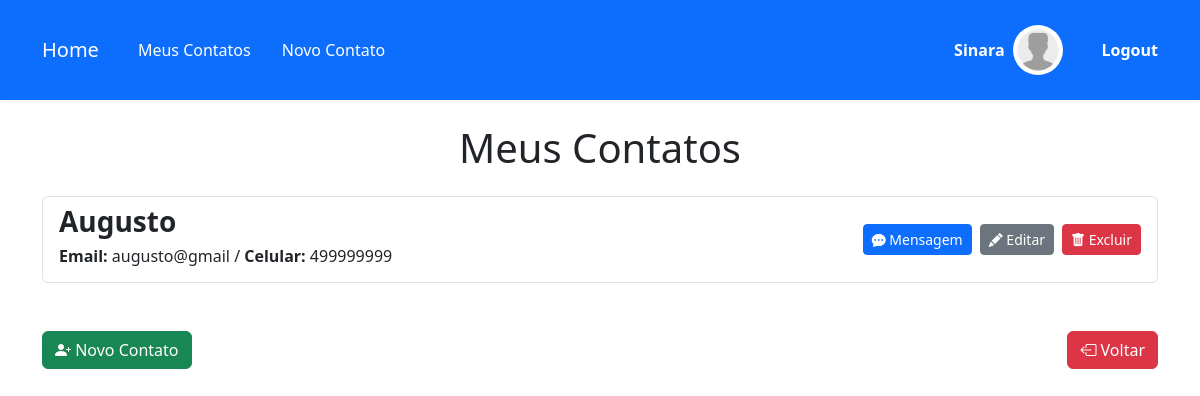
The page /meus-contatos (signed in) on the database its author committed.
### app.py (models this page shows)
class User(UserMixin, db.Model):
    id = db.Column(db.Integer, primary_key=True)
    name = db.Column(db.String(150), nullable=False)
    email = db.Column(db.String(150), unique=True, nullable=False)
    celular = db.Column(db.String(150), nullable=False)
    password = db.Column(db.String(150), nullable=False)
    contatos = db.relationship('Contato', backref='user', lazy=True)

class Contato(db.Model):
    id = db.Column(db.Integer, primary_key=True)
    name = db.Column(db.String(150), nullable=False)
    email = db.Column(db.String(150), unique=True, nullable=False)
    celular = db.Column(db.String(150), nullable=False)
    user_id = db.Column(db.Integer, db.ForeignKey('user.id'), nullable=False)
    mensagens = db.relationship('Mensagem', backref='contato', cascade="all, delete-orphan")

### app.py (the view)
@app.route('/meus-contatos', methods=['GET', 'POST'])
@login_required
def meus_contato():
    contatos = Contato.query.filter_by(user_id=current_user.id).all()
    return render_template('meus-contatos.html', contatos=contatos)

### app.py (called while the page is built)
@login_manager.user_loader
def load_user(user_id):
    return User.query.get(int(user_id))

### templates/meus-contatos.html (shortened to what this page needs)
{% extends "base.html" %}
{% block content %}
<div class="container mt-4">
    <h1 class="text-center mb-4">Meus Contatos</h1>
    <div class="list-group">
        {% for contato in contatos %}
        <div class="list-group-item d-flex justify-content-between align-items-center">
            <div>
                <h3 class="fw-bold mb-2">{{ contato.name }}</h3>
                <div class="me-4">
                    <h6><span class="fw-semibold">Email:</span> {{ contato.email }} / <span
                            class="fw-semibold">Celular:</span> {{ contato.celular }}</h6>
                </div>
            </div>
            <div class="d-flex">
                <a href="{{ url_for('mensagem', contato_id=contato.id) }}" class="btn btn-primary btn-sm mr-2">
                    <i class="bi bi-chat-dots-fill"></i> Mensagem
                </a>
                <a href="{{ url_for('editar_contato', contato_id=contato.id) }}" class="btn btn-secondary btn-sm mr-2">
                    <i class="bi bi-pencil-fill"></i> Editar
                </a>
                <form action="{{ url_for('excluir_contato', contato_id=contato.id) }}" method="post"
                    onsubmit="return confirm('Tem certeza que deseja excluir este contato?');">
                    <button type="submit" class="btn btn-danger btn-sm">
                        <i class="bi bi-trash-fill"></i> Excluir
                    </button>
                </form>
            </div>
        </div>
        {% else %}
        <div class="list-group-item">
            <div class="text-center text-muted">Nenhum contato cadastrado.</div>
        </div>
        {% endfor %}
    </div>
    <div class="d-flex justify-content-between mt-5">
        <a href="{{ url_for('contato') }}" class="btn btn-success">
            <i class="bi bi-person-plus-fill"></i> Novo Contato
        </a>
        <button type="button" class="btn btn-danger" onclick="history.back()">
            <i class="bi bi-box-arrow-left"></i> Voltar
        </button>
    </div>
</div>
{% endblock %}

### templates/base.html (shortened to what this page needs)
<!DOCTYPE html>
<html lang="pt-BR">
<head>
  <link rel="stylesheet" href="{{ url_for('static', filename='styles.css')}}">
  <link rel="stylesheet" href="https://cdn.jsdelivr.net/npm/bootstrap@4.6.2/dist/css/bootstrap.min.css"
>
  <link rel="stylesheet" href="https://cdn.jsdelivr.net/npm/bootstrap-icons@1.11.3/font/bootstrap-icons.css"
>
  <link href="https://cdn.jsdelivr.net/npm/bootstrap@5.3.2/dist/css/bootstrap.min.css" rel="stylesheet">
</head>
<body>
  {% block menu %}
  <nav style="padding: 25px;" class="navbar navbar-expand-lg navbar-dark bg-primary text-white">
    <div class="container">
      <a class="navbar-brand" href="\">Home</a>
      <div class="collapse navbar-collapse" id="navbarNavAltMarkup">
        <div class="navbar-nav me-auto">
          <a class="nav-link active" href="\meus-contatos">Meus Contatos</a>
          <a class="nav-link active" href="\contato">Novo Contato</a>
        </div>
        <div class="ml-auto d-flex align-items-center">
          <div class="d-flex align-items-center mr-3">
            <span style="margin-right: 8px;"><strong>{{ current_user.name }}</strong></span>
            <img src="{{ url_for('static', filename='img/contato.png') }}" alt="Usuário" width="50" height="50"
              class="rounded-circle mr-2">
          </div>
          <a class="nav-link text-white p-0" href="{{ url_for('logout') }}"><strong>Logout</strong></a>
        </div>
      </div>
    </div>
  </nav>
  {% endblock %}
  {% block content %}
  {% endblock %}
</body>
</html>

### static/styles.css (style rules this page uses)
.navbar { box-shadow: 0 2px 4px rgba(0, 0, 0, 0.05); }
.navbar .nav-link { margin-left: 15px; transition: color 0.3s; }

### rows shown on the page
User: name "Sinara"
Contato: name "Augusto", email "augusto@gmail", celular "499999999"
